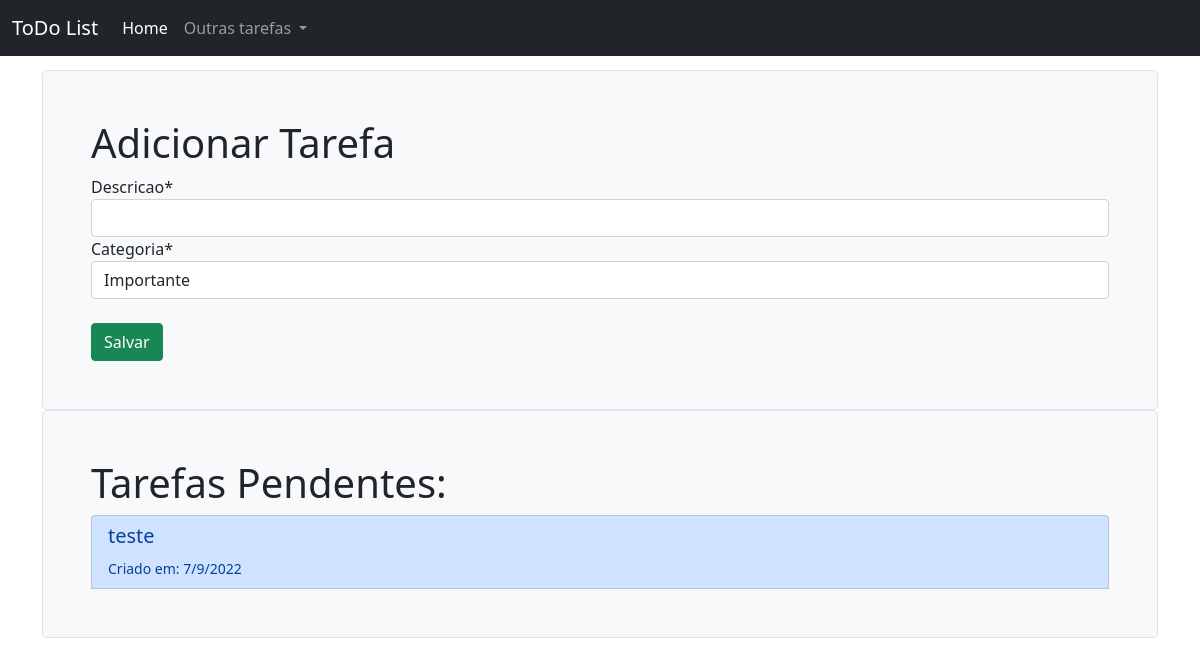
The page /tarefas/ on the database as committed earlier.
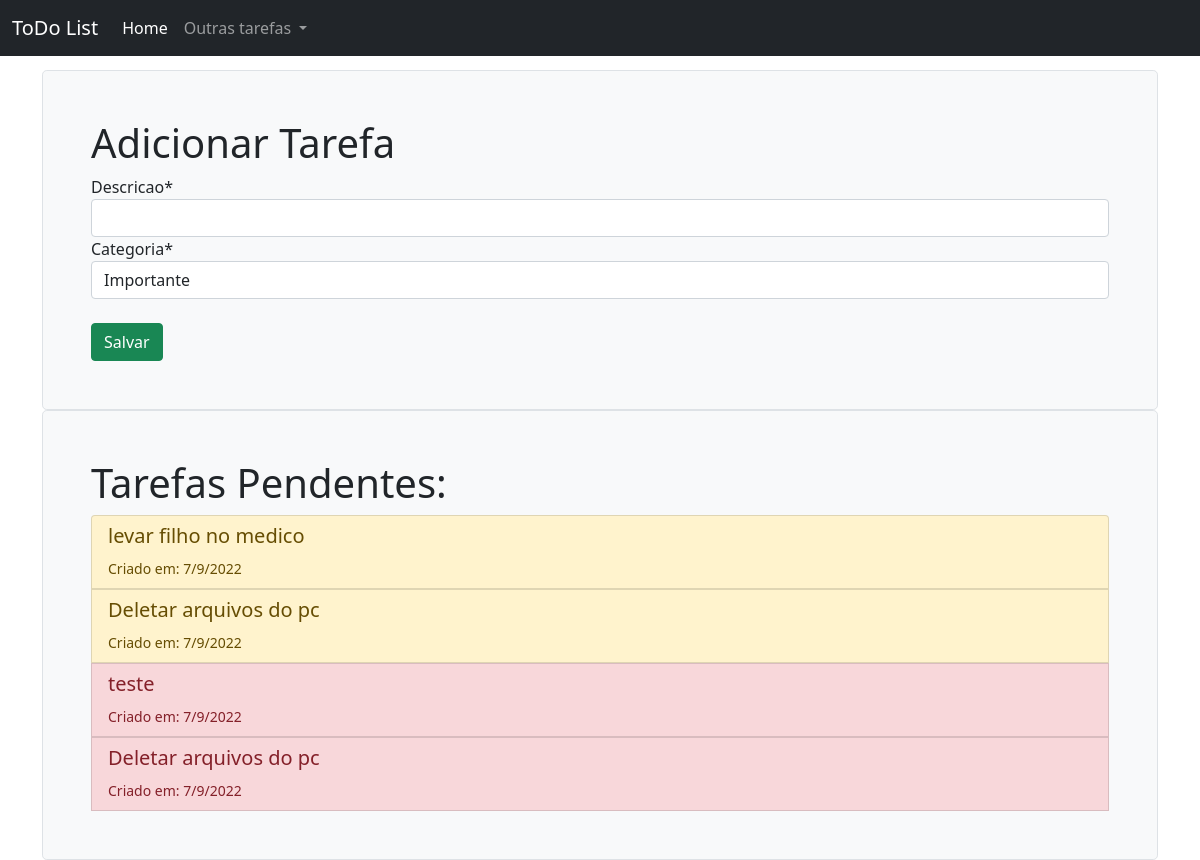
The same page on the database as committed later.
### tarefas/models.py (models this page shows)
class Tarefa(models.Model):
    OPCOES_STATUS = (
        ('concluído', 'Concluído'),
        ('pendente', 'Pendente'),
        ('adiado', 'Adiado'),
    )
    OPCOES_CATEGORIA = (
        ('urgente', 'Urgente'),
        ('importante', 'Importante'),
        ('precisa ser feito', 'Precisa ser feito'),
    )
    descricao = models.CharField(max_length=400)
    criacao = models.DateTimeField(auto_now_add=True)
    categoria = models.CharField(max_length=25, choices=OPCOES_CATEGORIA,
                                 default='importante')
    status = models.CharField(max_length=25, choices=OPCOES_STATUS,
                              default='pendente')

### tarefas/views.py (the view)
# urls.py: path('', views.tarefas_pendentes_list, name='tarefas_pendentes_list' ),
def tarefas_pendentes_list(request):
    tarefas_pendentes = Tarefa.objects.filter(status='pendente')
    if request.method == 'POST':
        form = AdicionarTarefa(data=request.POST)
        if form.is_valid():
            form.save()
            return redirect('tarefas_pendentes_list')
    else:
        form = AdicionarTarefa()
    return render(request, 'tarefas/tarefas_pendentes.html',
                  {'tarefas_pendentes': tarefas_pendentes,
                   'form': form})

### tarefas/forms.py
class AdicionarTarefa(forms.ModelForm):
    class Meta:
        model = Tarefa
        fields = ('descricao', 'categoria')

### tarefas/templates/tarefas/tarefas_pendentes.html (shortened to what this page needs)
<!DOCTYPE html>
<html lang="en" dir="ltr">
  <head>
  </head>
  <body>
{% extends 'base.html' %}
{% load crispy_forms_tags %}
{% block content %}
  <div class="h-100 p-5 bg-light border rounded-3">
    <h1>Adicionar Tarefa</h1>
    <form method="post">
      {{ form|crispy }}
      <br>
      <input class="btn btn-success" type="submit" value="Salvar">
    </form>
  </div>
  <div class="h-100 p-5 bg-light border rounded-3">
    <h1>Tarefas Pendentes:</h1>
    <div class="list-group">
      {% for tarefa in tarefas_pendentes %}
        {% if tarefa.categoria == 'urgente' %}
          <button type="button" class="list-group-item list-group-item-danger list-group-item-action" data-bs-toggle="modal" data-bs-target="#modal{{ tarefa.id }}">
        {% else %}
          {% if tarefa.categoria == 'importante' %}
            <button type="button" class="list-group-item list-group-item-warning list-group-item-action" data-bs-toggle="modal" data-bs-target="#modal{{ tarefa.id }}">
          {% else %}
            <button type="button" class="list-group-item list-group-item-primary list-group-item-action" data-bs-toggle="modal" data-bs-target="#modal{{ tarefa.id }}">
          {% endif %}
        {% endif %}
          <h5>{{ tarefa.descricao }}</h5>
          <small>Criado em: {{ tarefa.criacao.day }}/{{ tarefa.criacao.month }}/{{ tarefa.criacao.year }}</small>
        </button>
      {% endfor %}
    </div>
  </div>
{% endblock %}

### tarefas/templates/base.html (shortened to what this page needs)
<!doctype html>
<html lang="en">
  <head>
    <link href="https://cdn.jsdelivr.net/npm/bootstrap@5.0.0-beta3/dist/css/bootstrap.min.css" rel="stylesheet">
  </head>
  <body style="padding-top:70px">
    <nav class="navbar fixed-top navbar-expand-lg navbar-dark bg-dark">
      <div class="container-fluid">
        <a class="navbar-brand" href="{% url 'tarefas_pendentes_list' %}">ToDo List</a>
        <div class="collapse navbar-collapse" id="navbarSupportedContent">
          <ul class="navbar-nav me-auto mb-2 mb-lg-0">
            <li class="nav-item">
              <a class="nav-link active" aria-current="page" href="{% url 'tarefas_pendentes_list' %}">Home</a>
            </li>
            <li class="nav-item dropdown">
              <a class="nav-link dropdown-toggle" href="#" id="navbarDropdown" role="button" data-bs-toggle="dropdown" aria-expanded="false">
                Outras tarefas
              </a>
            </li>
          </ul>
        </div>
      </div>
    </nav>
    <div class="container">
      {% block content %}
      {% endblock %}
    </div>
  </body>
</html>

Rows that differ between the two databases and show on the page:
added Tarefa: descricao "levar filho no medico", criacao.day "7", criacao.month "9", criacao.year "2022"
added Tarefa: descricao "Deletar arquivos do pc", criacao.day "7", criacao.month "9", criacao.year "2022"
added Tarefa: descricao "Deletar arquivos do pc", criacao.day "7", criacao.month "9", criacao.year "2022"
